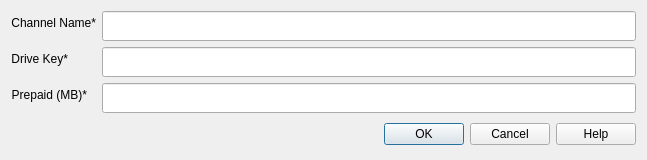
<?xml version="1.0" encoding="UTF-8"?>
<ui version="4.0">
 <class>AddDownloadChannelDialog</class>
 <widget class="QDialog" name="AddDownloadChannelDialog">
  <property name="enabled">
   <bool>true</bool>
  </property>
  <property name="geometry">
   <rect>
    <x>0</x>
    <y>0</y>
    <width>647</width>
    <height>160</height>
   </rect>
  </property>
  <property name="windowTitle">
   <string>Dialog</string>
  </property>
  <layout class="QVBoxLayout" name="verticalLayout">
   <item>
    <layout class="QVBoxLayout" name="verticalLayout_2">
     <property name="sizeConstraint">
      <enum>QLayout::SetMaximumSize</enum>
     </property>
     <item>
      <layout class="QFormLayout" name="formLayout">
       <item row="0" column="0">
        <widget class="QLabel" name="label_2">
         <property name="text">
          <string>Channel Name*</string>
         </property>
         <property name="alignment">
          <set>Qt::AlignRight|Qt::AlignTrailing|Qt::AlignVCenter</set>
         </property>
        </widget>
       </item>
       <item row="0" column="1">
        <widget class="QLineEdit" name="name">
         <property name="minimumSize">
          <size>
           <width>450</width>
           <height>30</height>
          </size>
         </property>
         <property name="maximumSize">
          <size>
           <width>16777215</width>
           <height>30</height>
          </size>
         </property>
        </widget>
       </item>
       <item row="1" column="0">
        <widget class="QLabel" name="label">
         <property name="minimumSize">
          <size>
           <width>0</width>
           <height>0</height>
          </size>
         </property>
         <property name="text">
          <string>Drive Key*</string>
         </property>
         <property name="alignment">
          <set>Qt::AlignRight|Qt::AlignTrailing|Qt::AlignVCenter</set>
         </property>
        </widget>
       </item>
       <item row="1" column="1">
        <widget class="QLineEdit" name="driveKey">
         <property name="minimumSize">
          <size>
           <width>450</width>
           <height>30</height>
          </size>
         </property>
         <property name="maximumSize">
          <size>
           <width>16777215</width>
           <height>30</height>
          </size>
         </property>
        </widget>
       </item>
       <item row="2" column="0">
        <widget class="QLabel" name="prepaidAmount">
         <property name="text">
          <string>Prepaid (MB)*</string>
         </property>
         <property name="alignment">
          <set>Qt::AlignRight|Qt::AlignTrailing|Qt::AlignVCenter</set>
         </property>
        </widget>
       </item>
       <item row="2" column="1">
        <widget class="QLineEdit" name="prepaidAmountLine">
         <property name="minimumSize">
          <size>
           <width>450</width>
           <height>30</height>
          </size>
         </property>
         <property name="maximumSize">
          <size>
           <width>16777215</width>
           <height>30</height>
          </size>
         </property>
        </widget>
       </item>
      </layout>
     </item>
    </layout>
   </item>
   <item>
    <widget class="QDialogButtonBox" name="buttonBox">
     <property name="minimumSize">
      <size>
       <width>0</width>
       <height>30</height>
      </size>
     </property>
     <property name="maximumSize">
      <size>
       <width>16777215</width>
       <height>30</height>
      </size>
     </property>
     <property name="standardButtons">
      <set>QDialogButtonBox::Cancel|QDialogButtonBox::Help|QDialogButtonBox::Ok</set>
     </property>
    </widget>
   </item>
  </layout>
 </widget>
 <resources/>
 <connections/>
</ui>
